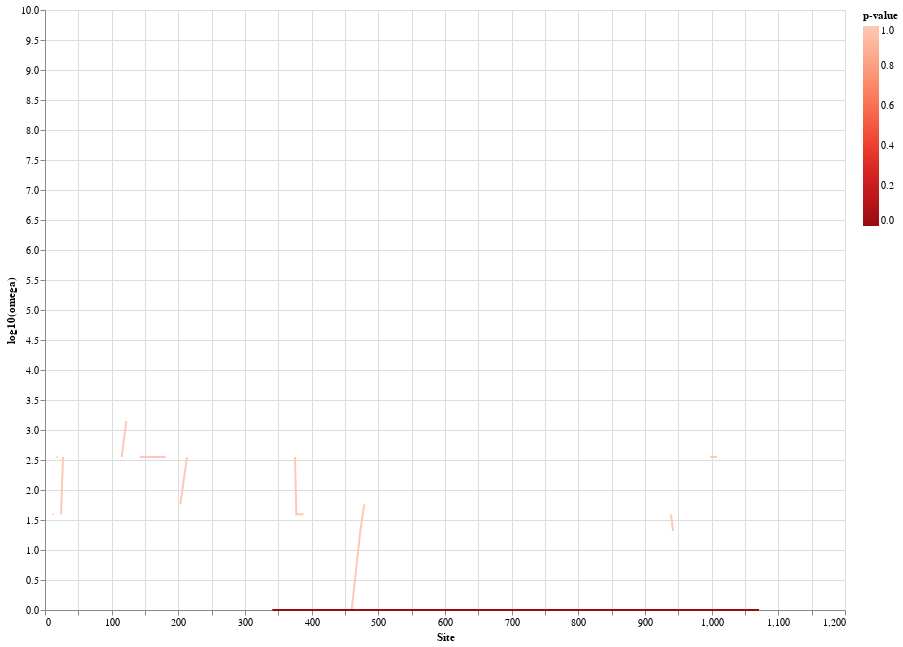

Notebook cell for this chart:
### Code cell
source = df

line = alt.Chart(source).mark_line().encode(
    x='Site',
    y=alt.Y('omega',
        scale=alt.Scale(domain=(0, 10), clamp=True)),
    
    
).properties(
    width=800,
    height=600)

line

### Figure 1 — Vega-Lite specification as saved in the notebook (floating-point values rounded to 4 significant figures; data arrays with more than 128 entries replaced by an {"elided": "..."} marker saying what was removed)
{"config": {"view": {"continuousWidth": 400, "continuousHeight": 300}}, "data": {"name": "data-ba28a08960353cf1fd95d4ed15772623"}, "mark": "line", "encoding": {"color": {"type": "quantitative", "field": "p-value", "scale": {"reverse": true, "scheme": "reds"}}, "x": {"type": "quantitative", "field": "Site"}, "y": {"type": "quantitative", "field": "log10(omega)", "scale": {"clamp": true, "domain": [0, 10]}}}, "height": 600, "width": 800, "$schema": "https://vega.github.io/schema/vega-lite/v4.8.1.json", "datasets": {"data-ba28a08960353cf1fd95d4ed15772623": {"elided": "1167 records"}}}
